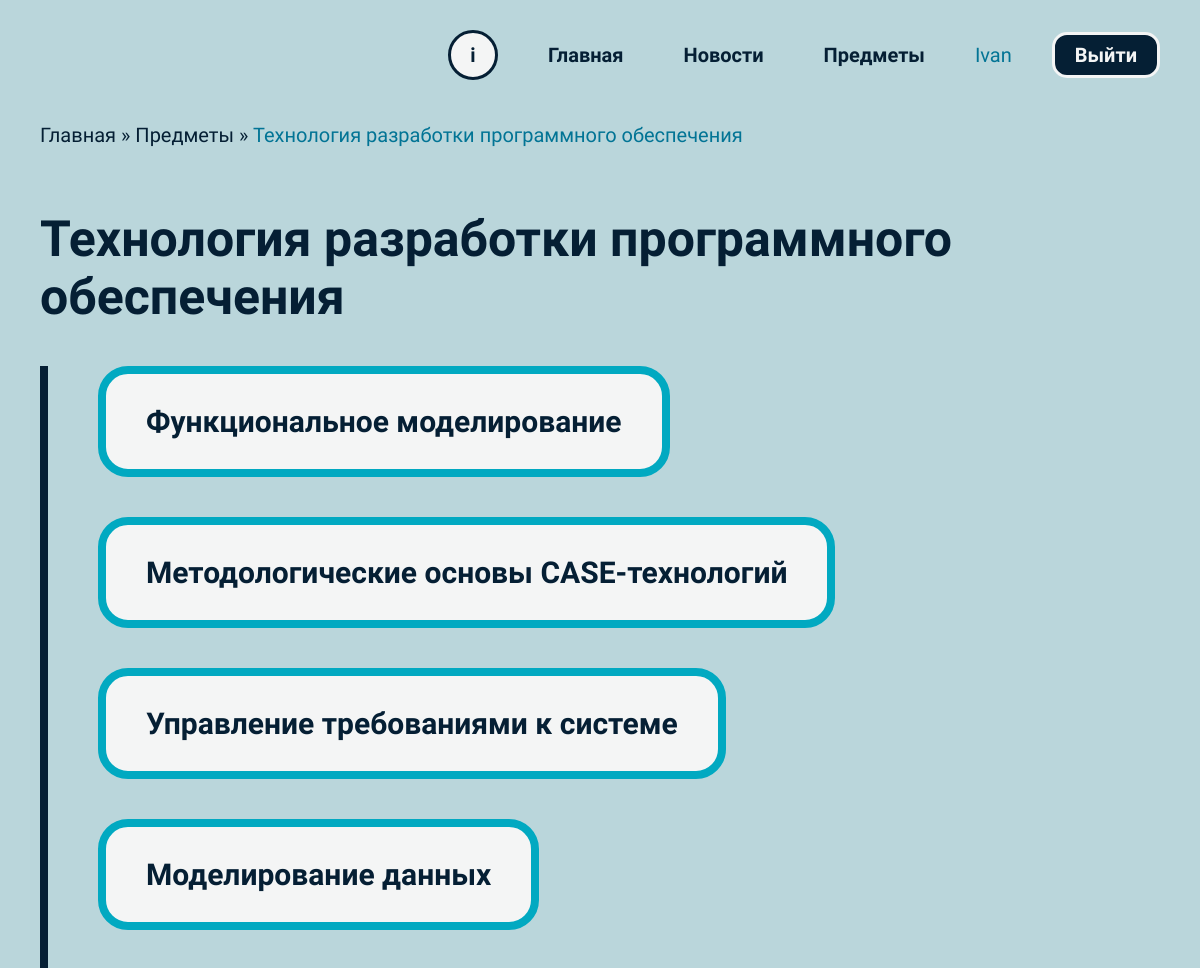
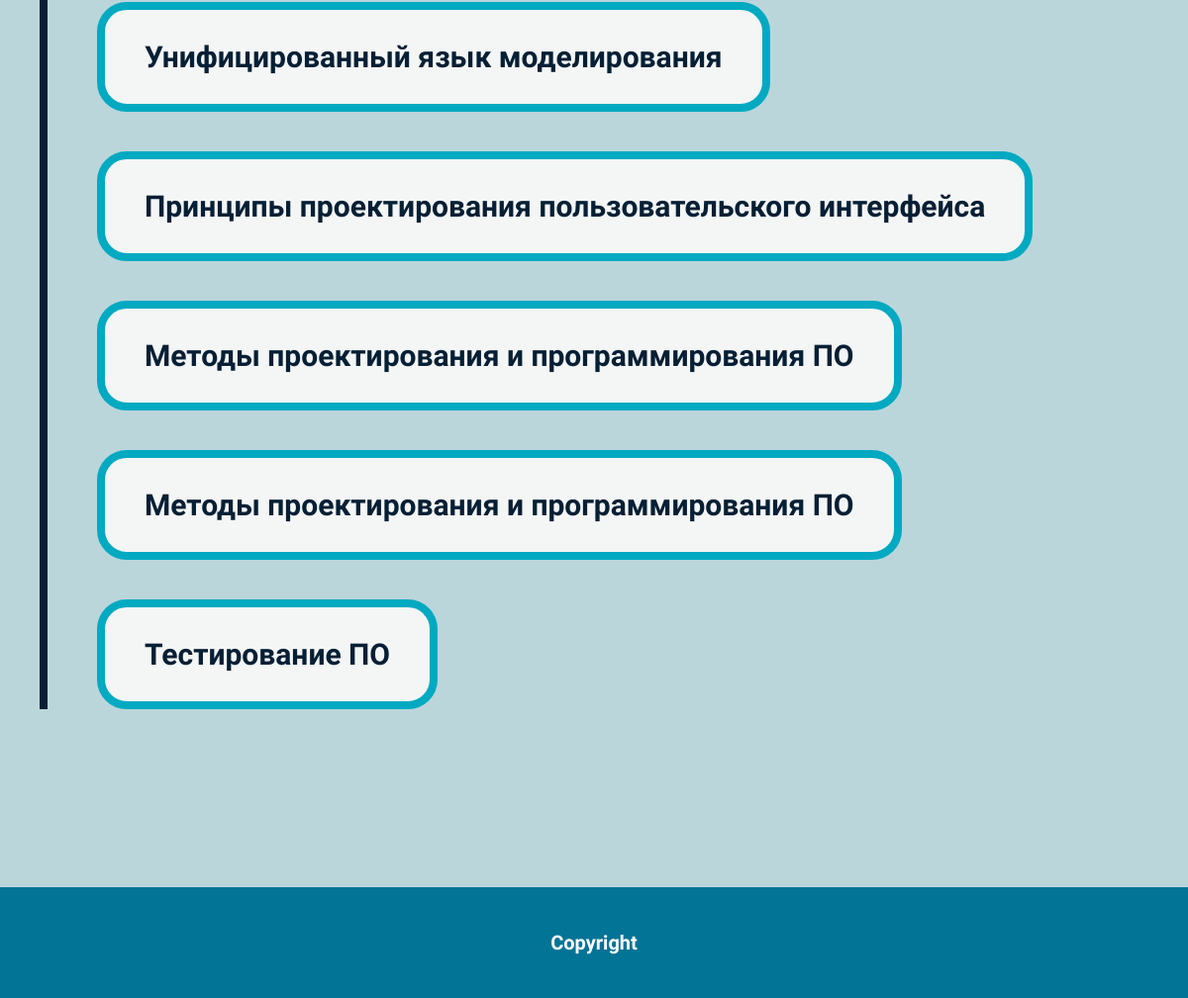
Page /catalog/subject/1/ (signed in) on the committed database (2 pictures, top to bottom).
### catalog/models.py (models this page shows, shortened)
class Subject(models.Model):
    name = models.CharField(max_length=100)
    teacher = models.ForeignKey(User, on_delete=models.SET_NULL, null=True, blank=True, limit_choices_to=Q(groups__name='Teachers'))
    image = models.ImageField(upload_to='subject_images/', null=True, blank=True)

class Section(models.Model):
    name = models.CharField(max_length=100)
    subject = models.ForeignKey(Subject, on_delete=models.CASCADE)
    class Meta:
        permissions = (("can__section", "Work with section"),)

### catalog/views.py (the view)
# urls.py: path('subject/<int:pk>/', section_list, name='section_list'),
@login_required
def section_list(request, pk):
    subject = Subject.objects.get(id=pk)
    sections = Section.objects.filter(subject=subject)
    return render(request, 'catalog/section_list.html', {'current_subject': subject, 'sections': sections})

### catalog/templates/catalog/section_list.html (shortened to what this page needs)
{% extends "base_generic.html" %}
{% block content %}
<section class="concrete-subject">
  <div class="container">
    <div class="bread-crumbs">
      <a href="{% url 'index' %}">Главная</a> &raquo;
      <a href="{% url 'subjects' %}">Предметы</a> &raquo;
      {% if current_subject %}
          <span class="current-page">{{ current_subject.name }}</span>
      {% endif %}
    </div>
    <div class="concrete-subject-title">
      <h1 class="general-design">{{ current_subject.name }}</h1>
    </div>
    {% if sections %}
    <ul class="sections-list">
      {% for section in sections %}
        <li class="section">
            <a href="{% url 'section-detail' section.id %}">{{ section.name }}</a>
        </li>
      {% endfor %}
    </ul>
    {% else %}
          <p>Пока нет разделов.</p>
        {% endif %}
  </div>
</section>
{% endblock %}

### catalog/templates/base_generic.html (shortened to what this page needs)
<!doctype html>
<html lang="en">
  <head>
    <link
      rel="stylesheet"
      href="https://maxcdn.bootstrapcdn.com/bootstrap/3.3.7/css/bootstrap.min.css" />
    <link href="https://cdn.jsdelivr.net/npm/bootstrap@5.3.2/dist/css/bootstrap.min.css" rel="stylesheet">
    {% load static %}
    <link rel="stylesheet" href="{% static 'css/styles.css' %}" />
    <link rel="stylesheet" href="{% static 'css/media.css' %}" />
  </head>
  <body>
    <header class="header">
      <div class="container">
        <div class="header-nav">
          <nav id="nav" class="nav">
            <ul class="nav-list">
              <li class="nav-item"><a href="#!" class="nav-link help">i</a></li>
              <li class="nav-item"><a href="{% url 'index' %}" class="nav-link">Главная</a></li>
              <li class="nav-item"><a href="https://mrk-bsuir.by/ru/explore/all/" class="nav-link">Новости</a></li>
              {% if user.is_authenticated %}
                  <li class="nav-item"><a href="{% url 'subjects' %}" class="nav-link">Предметы</a></li>
                  <li class="nav-item person">{{ user.get_username }}</li>
                  <li class="nav-item"><a href="{% url 'logout'%}?next={{request.path}}" class="nav-link login">Выйти</a></li>
                {% else %}
                  <li class="nav-item"><a href="{% url 'login'%}?next={{request.path}}" class="nav-link login">Войти</a></li>
                {% endif %}
            </ul>
          </nav>
        </div>
      </div>
    </header>
    <div class="content">{% block content %}{% endblock %}</div>
    <footer class="rights">
      <div class="footer-content">
        <p>Copyright</p>
      </div>
    </footer>
  </body>
</html>

### catalog/static/css/styles.css (style rules this page uses)
body { font-family: 'Jura', sans-serif; color: #051F34; font-size: 20px; background-color: #BAD6DB; }
body a, body a:hover { color: #051F34; }
.container { position: relative; max-width: 1120px; padding: 0; margin: 0 auto; }
p { margin-bottom: 0; }
.header { padding-top: 30px; }
.nav { display: flex; justify-content: end; }
.nav-list { display: flex; justify-content: center; align-items: center; gap: 40px; margin-bottom: 0; padding-left: 0; }
.nav-item.person { color: var(--darkturquoise, #027495); }
.nav-link { color: #051F34; font-size: 20px; font-weight: 600; }
.nav-link.login { padding: 5px 20px; border-radius: 15px; border: 3px solid #F4F5F5; background: #051F34; color: #F4F5F5; font-family: 'Jura', sans-serif; font-weight: 700; transition: background-color 0.2s ease-in, top 0.2s ease-in; }
.nav-link.help { display: flex; width: 50px; height: 50px; flex-direction: column; justify-content: center; align-items: center; gap: 10px; border-radius: 50px; border: 3px solid var(--darkblue, #051F34); background: var(--lightgray, #F4F5F5); color: #051F34; font-size: 20px; font-weight: 700; }
.rights { margin-top: 150px; }
.footer-content { display: flex; width: 100%; padding: 41px; justify-content: center; align-items: center; gap: 10px; background: #027495; color: #FFF; font-size: 20px; font-weight: 600; }
.content { min-height: calc(100vh - 112px); }
.concrete-subject { margin-top: 40px; }
.concrete-subject-title { margin-bottom: 40px; }
.sections-list, .groups-list { display: flex; padding-left: 50px; flex-direction: column; align-items: flex-start; gap: 40px; border-left: 8px solid var(--darkblue, #051F34); }
.sections-list { margin-bottom: 30px; }
.section, .group { display: flex; padding: 30px 40px; justify-content: center; align-items: center; gap: 10px; border-radius: 30px; border: 8px solid var(--turquoise, #01A9C1); background: var(--lightgray, #F4F5F5); }
.section a, .group a { color: var(--darkblue, #051F34); font-size: 30px; font-style: normal; font-weight: 700; line-height: normal; }
.general-design { color: var(--darkblue, #051F34); font-size: 50px; font-style: normal; font-weight: 700; line-height: normal; }
.current-page { color: #027495; }
.bread-crumbs { margin-bottom: 60px; }

### rows in the picture
Subject: name "Технология разработки программного обеспечения"
Section: name "Функциональное моделирование"
Section: name "Методологические основы CASE-технологий"
Section: name "Управление требованиями к системе"
Section: name "Моделирование данных"
Section: name "Унифицированный язык моделирования"
Section: name "Принципы проектирования пользовательского интерфейса"
Section: name "Методы проектирования и программирования ПО"
Section: name "Методы проектирования и программирования ПО"
Section: name "Тестирование ПО"

### other values in the picture
{{ user.get_username }} "Ivan"
